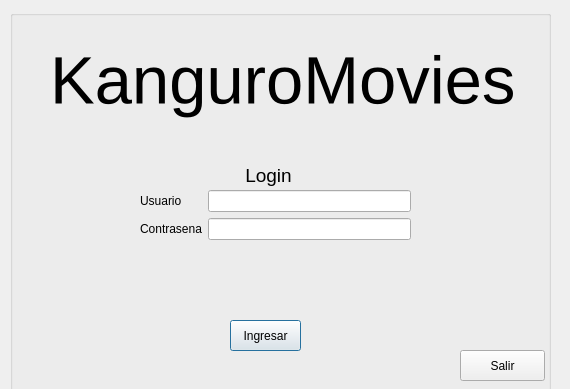
<?xml version="1.0" encoding="UTF-8"?>
<ui version="4.0">
 <class>Dialog</class>
 <widget class="QDialog" name="Dialog">
  <property name="geometry">
   <rect>
    <x>0</x>
    <y>0</y>
    <width>570</width>
    <height>389</height>
   </rect>
  </property>
  <property name="windowTitle">
   <string>Dialog</string>
  </property>
  <widget class="QGroupBox" name="groupBox">
   <property name="geometry">
    <rect>
     <x>10</x>
     <y>10</y>
     <width>541</width>
     <height>401</height>
    </rect>
   </property>
   <property name="title">
    <string/>
   </property>
   <widget class="QWidget" name="formLayoutWidget_3">
    <property name="geometry">
     <rect>
      <x>130</x>
      <y>180</y>
      <width>271</width>
      <height>85</height>
     </rect>
    </property>
    <layout class="QFormLayout" name="formLayout_3">
     <property name="fieldGrowthPolicy">
      <enum>QFormLayout::AllNonFixedFieldsGrow</enum>
     </property>
     <item row="0" column="0">
      <widget class="QLabel" name="label_13">
       <property name="text">
        <string>Usuario</string>
       </property>
      </widget>
     </item>
     <item row="2" column="0">
      <widget class="QLabel" name="label_14">
       <property name="text">
        <string>Contrasena</string>
       </property>
      </widget>
     </item>
     <item row="2" column="1">
      <widget class="QLineEdit" name="LPass">
       <property name="echoMode">
        <enum>QLineEdit::Password</enum>
       </property>
      </widget>
     </item>
     <item row="0" column="1">
      <widget class="QLineEdit" name="LUser"/>
     </item>
    </layout>
   </widget>
   <widget class="QPushButton" name="BIngresar">
    <property name="geometry">
     <rect>
      <x>220</x>
      <y>310</y>
      <width>71</width>
      <height>31</height>
     </rect>
    </property>
    <property name="text">
     <string>Ingresar</string>
    </property>
   </widget>
   <widget class="QLabel" name="error_label">
    <property name="geometry">
     <rect>
      <x>10</x>
      <y>280</y>
      <width>521</width>
      <height>21</height>
     </rect>
    </property>
    <property name="styleSheet">
     <string notr="true">color:red;
font-weight:bold;</string>
    </property>
    <property name="text">
     <string/>
    </property>
    <property name="alignment">
     <set>Qt::AlignCenter</set>
    </property>
   </widget>
   <widget class="QLabel" name="label_2">
    <property name="geometry">
     <rect>
      <x>230</x>
      <y>150</y>
      <width>71</width>
      <height>31</height>
     </rect>
    </property>
    <property name="font">
     <font>
      <pointsize>14</pointsize>
     </font>
    </property>
    <property name="styleSheet">
     <string notr="true">color:black;</string>
    </property>
    <property name="text">
     <string> Login</string>
    </property>
   </widget>
   <widget class="QPushButton" name="BSalir">
    <property name="geometry">
     <rect>
      <x>450</x>
      <y>340</y>
      <width>85</width>
      <height>31</height>
     </rect>
    </property>
    <property name="text">
     <string>Salir</string>
    </property>
   </widget>
   <widget class="QLabel" name="label_3">
    <property name="geometry">
     <rect>
      <x>40</x>
      <y>10</y>
      <width>471</width>
      <height>121</height>
     </rect>
    </property>
    <property name="font">
     <font>
      <pointsize>50</pointsize>
     </font>
    </property>
    <property name="styleSheet">
     <string notr="true">color:black;</string>
    </property>
    <property name="text">
     <string>KanguroMovies</string>
    </property>
   </widget>
  </widget>
 </widget>
 <tabstops>
  <tabstop>LUser</tabstop>
  <tabstop>LPass</tabstop>
  <tabstop>BIngresar</tabstop>
  <tabstop>BSalir</tabstop>
 </tabstops>
 <resources/>
 <connections/>
</ui>
